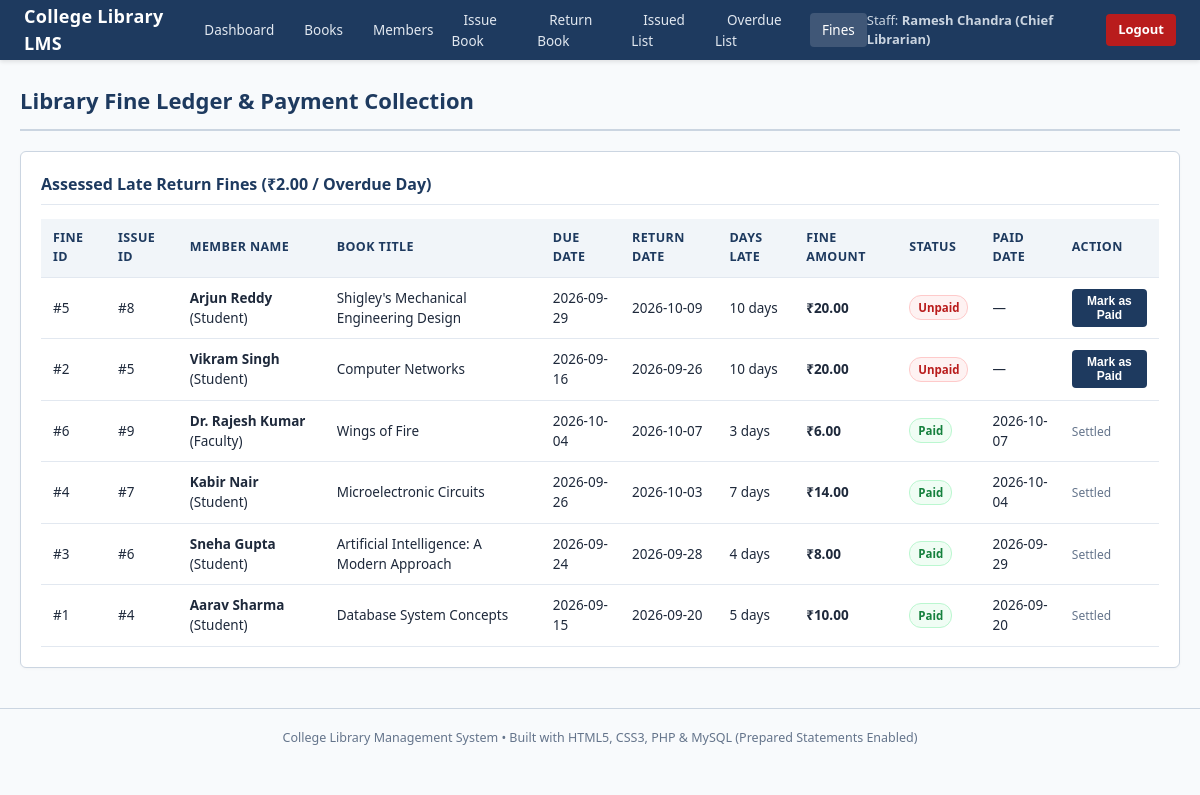
/fines.php (signed in), run on the app's committed database.
### tables this page shows
CREATE TABLE IF NOT EXISTS fine (
    fine_id INT AUTO_INCREMENT PRIMARY KEY,
    issue_id INT NOT NULL UNIQUE,
    amount DECIMAL(8,2) NOT NULL CHECK (amount > 0),
    paid_status ENUM('Paid', 'Unpaid') NOT NULL DEFAULT 'Unpaid',
    paid_date DATE DEFAULT NULL,
    CONSTRAINT fk_fine_issue FOREIGN KEY (issue_id)
        REFERENCES issue(issue_id)
        ON UPDATE CASCADE ON DELETE CASCADE
);

CREATE TABLE IF NOT EXISTS member (
    member_id INT AUTO_INCREMENT PRIMARY KEY,
    name VARCHAR(150) NOT NULL,
    email VARCHAR(150) NOT NULL UNIQUE,
    phone VARCHAR(15) NOT NULL,
    member_type ENUM('Student', 'Faculty') NOT NULL DEFAULT 'Student',
    join_date DATE NOT NULL DEFAULT (CURRENT_DATE),
    status ENUM('Active', 'Suspended') NOT NULL DEFAULT 'Active'
);

CREATE TABLE IF NOT EXISTS book (
    book_id INT AUTO_INCREMENT PRIMARY KEY,
    isbn VARCHAR(20) NOT NULL UNIQUE,
    title VARCHAR(255) NOT NULL,
    author VARCHAR(150) NOT NULL,
    publisher VARCHAR(150) NOT NULL,
    pub_year YEAR NOT NULL,
    category_id INT NOT NULL,
    total_copies INT NOT NULL DEFAULT 1,
    available_copies INT NOT NULL DEFAULT 1,
    CONSTRAINT fk_book_category FOREIGN KEY (category_id)
        REFERENCES category(category_id)
        ON UPDATE CASCADE ON DELETE RESTRICT,
    CONSTRAINT chk_total_copies CHECK (total_copies >= 0),
    CONSTRAINT chk_available_copies CHECK (available_copies >= 0 AND available_copies <= total_copies)
);

CREATE TABLE IF NOT EXISTS issue (
    issue_id INT AUTO_INCREMENT PRIMARY KEY,
    book_id INT NOT NULL,
    member_id INT NOT NULL,
    staff_id INT NOT NULL,
    issue_date DATE NOT NULL,
    due_date DATE NOT NULL,
    return_date DATE DEFAULT NULL,
    CONSTRAINT fk_issue_book FOREIGN KEY (book_id)
        REFERENCES book(book_id)
        ON UPDATE CASCADE ON DELETE RESTRICT,
    CONSTRAINT fk_issue_member FOREIGN KEY (member_id)
        REFERENCES member(member_id)
        ON UPDATE CASCADE ON DELETE RESTRICT,
    CONSTRAINT fk_issue_staff FOREIGN KEY (staff_id)
        REFERENCES staff(staff_id)
        ON UPDATE CASCADE ON DELETE RESTRICT,
    CONSTRAINT chk_issue_dates CHECK (due_date >= issue_date)
);

### config.php (called while the page is built, shortened)
<?php
function h($str) {
    return htmlspecialchars((string)$str, ENT_QUOTES, 'UTF-8');
}
?>

### fines.php (the view, shortened to what this page needs)
<?php
require_once __DIR__ . '/header.php';
$fines_res = $conn->query("
    SELECT f.fine_id, f.issue_id, f.amount, f.paid_status, f.paid_date,
           i.due_date, i.return_date,
            DATEDIFF(i.return_date, i.due_date) AS days_late,
           b.title AS book_title, m.name AS member_name, m.member_type
    FROM fine f
    JOIN issue i ON f.issue_id = i.issue_id
    JOIN book b ON i.book_id = b.book_id
    JOIN member m ON i.member_id = m.member_id
    ORDER BY f.paid_status DESC, f.fine_id DESC
");
?>
<div class="page-header">
    <h1>Library Fine Ledger &amp; Payment Collection</h1>
</div>
<div class="card">
    <h2>Assessed Late Return Fines (₹2.00 / Overdue Day)</h2>
    <table>
        <thead>
            <tr>
                <th>Fine ID</th>
                <th>Issue ID</th>
                <th>Member Name</th>
                <th>Book Title</th>
                <th>Due Date</th>
                <th>Return Date</th>
                <th>Days Late</th>
                <th>Fine Amount</th>
                <th>Status</th>
                <th>Paid Date</th>
                <th>Action</th>
            </tr>
        </thead>
        <tbody>
            <?php while ($f = $fines_res->fetch_assoc()): ?>
                <tr>
                    <td>#<?= (int)$f['fine_id'] ?></td>
                    <td>#<?= (int)$f['issue_id'] ?></td>
                    <td><strong><?= h($f['member_name']) ?></strong> (<?= h($f['member_type']) ?>)</td>
                    <td><?= h($f['book_title']) ?></td>
                    <td><?= h($f['due_date']) ?></td>
                    <td><?= h($f['return_date']) ?></td>
                    <td><?= (int)$f['days_late'] ?> days</td>
                    <td><strong>₹<?= number_format((float)$f['amount'], 2) ?></strong></td>
                    <td>
                        <?php if ($f['paid_status'] === 'Paid'): ?>
                            <span class="badge badge-success">Paid</span>
                        <?php else: ?>
                            <span class="badge badge-danger">Unpaid</span>
                        <?php endif; ?>
                    </td>
                    <td><?= h($f['paid_date'] ?? '—') ?></td>
                    <td>
                        <?php if ($f['paid_status'] === 'Unpaid'): ?>
                            <form method="POST" action="fines.php" style="display:inline;">
                                <button type="submit" class="btn btn-primary btn-sm">Mark as Paid</button>
                            </form>
                        <?php else: ?>
                            <span style="color:var(--muted); font-size:12px;">Settled</span>
                        <?php endif; ?>
                    </td>
                </tr>
            <?php endwhile; ?>
        </tbody>
    </table>
</div>
<?php require_once __DIR__ . '/footer.php'; ?>

### style.css (style rules this page uses)
:root { --primary: #1e3a5f; --primary-dark: #152943; --accent: #0f766e; --accent-light: #e6f4f1; --danger: #b91c1c; --danger-bg: #fef2f2; --warning: #b45309; --warning-bg: #fffbeb; --success: #15803d; --success-bg: #f0fdf4; --text: #1e293b; --muted: #64748b; --bg: #f8fafc; --surface: #ffffff; --border: #cbd5e1; }
* { box-sizing: border-box; margin: 0; padding: 0; }
body { font-family: 'Segoe UI', system-ui, -apple-system, sans-serif; background-color: var(--bg); color: var(--text); line-height: 1.5; font-size: 14px; }
.page-header { display: flex; justify-content: space-between; align-items: center; margin-bottom: 20px; padding-bottom: 12px; border-bottom: 2px solid var(--border); }
.page-header h1 { font-size: 22px; color: var(--primary); }
.card { background: var(--surface); border: 1px solid var(--border); border-radius: 6px; padding: 20px; margin-bottom: 20px; box-shadow: 0 1px 3px rgba(0, 0, 0, 0.03); }
.card h2 { font-size: 16px; color: var(--primary); margin-bottom: 14px; padding-bottom: 8px; border-bottom: 1px solid #e2e8f0; }
.btn { display: inline-block; padding: 8px 16px; border: none; border-radius: 4px; font-size: 13.5px; font-weight: 600; cursor: pointer; text-decoration: none; transition: opacity 0.15s; }
.btn-primary { background-color: var(--primary); color: #ffffff; }
.btn-sm { padding: 5px 10px; font-size: 12px; }
table { width: 100%; border-collapse: collapse; font-size: 13.5px; }
th, td { padding: 10px 12px; text-align: left; border-bottom: 1px solid #e2e8f0; }
th { background-color: #f1f5f9; color: var(--primary); font-weight: 700; font-size: 12.5px; text-transform: uppercase; letter-spacing: 0.4px; }
.badge { display: inline-block; padding: 3px 8px; border-radius: 12px; font-size: 11.5px; font-weight: 600; }
.badge-success { background-color: var(--success-bg); color: var(--success); border: 1px solid #bbf7d0; }
.badge-danger { background-color: var(--danger-bg); color: var(--danger); border: 1px solid #fecaca; }

### data on the page
fine: fine_id "5", issue "8", member.name "Arjun Reddy", member.member_type "Student", book.title "Shigley's Mechanical Engineering Design", issue.due_date "2026-09-29", issue.return_date "2026-10-09", days_late "10", amount "20.00", paid_status "Unpaid", paid_date "—"
fine: fine_id "2", issue "5", member.name "Vikram Singh", member.member_type "Student", book.title "Computer Networks", issue.due_date "2026-09-16", issue.return_date "2026-09-26", days_late "10", amount "20.00", paid_status "Unpaid", paid_date "—"
fine: fine_id "6", issue "9", member.name "Dr. Rajesh Kumar", member.member_type "Faculty", book.title "Wings of Fire", issue.due_date "2026-10-04", issue.return_date "2026-10-07", days_late "3", amount "6.00", paid_status "Paid", paid_date "2026-10-07"
fine: fine_id "4", issue "7", member.name "Kabir Nair", member.member_type "Student", book.title "Microelectronic Circuits", issue.due_date "2026-09-26", issue.return_date "2026-10-03", days_late "7", amount "14.00", paid_status "Paid", paid_date "2026-10-04"
fine: fine_id "3", issue "6", member.name "Sneha Gupta", member.member_type "Student", book.title "Artificial Intelligence: A Modern Approach", issue.due_date "2026-09-24", issue.return_date "2026-09-28", days_late "4", amount "8.00", paid_status "Paid", paid_date "2026-09-29"
fine: fine_id "1", issue "4", member.name "Aarav Sharma", member.member_type "Student", book.title "Database System Concepts", issue.due_date "2026-09-15", issue.return_date "2026-09-20", days_late "5", amount "10.00", paid_status "Paid", paid_date "2026-09-20"

### other printed values
$_SESSION['staff_name'] "Ramesh Chandra (Chief Librarian)"
